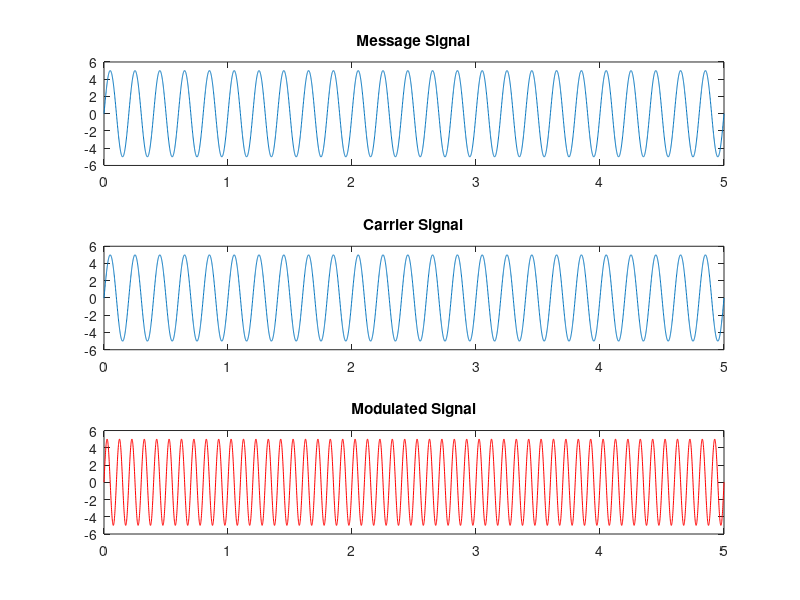

MATLAB code to generate this figure:
clc;
clear all;

Ac = input('Carrier Signal Amplitude: ');
Am = input('Message Signal Amplitude: ');
fc = input('Carrier Signal Frequency: ');
fm = input('Message Signal Frequency: ');
while fm>fc
  disp('Message Signal Frequency is Incorrect.');
  fm = input('Message Signal Frequency: ');
end
T = input('Time Period: ');
t = 0:0.001:T;
Ym = Am.*sin(2*pi*fm*t);
subplot(3, 1, 1);
plot(t, Ym);
title('Message Signal');
Yc = Ac.*sin(2*pi*fc*t);
subplot(3, 1, 2);
plot(t, Yc);
title('Carrier Signal');
Z = Ac.*sin(2*pi*fc*t+((Am/Ac).*(2*pi*fm*t)));
subplot(3, 1, 3);
plot(t, Z, 'r');
title('Modulated Signal');